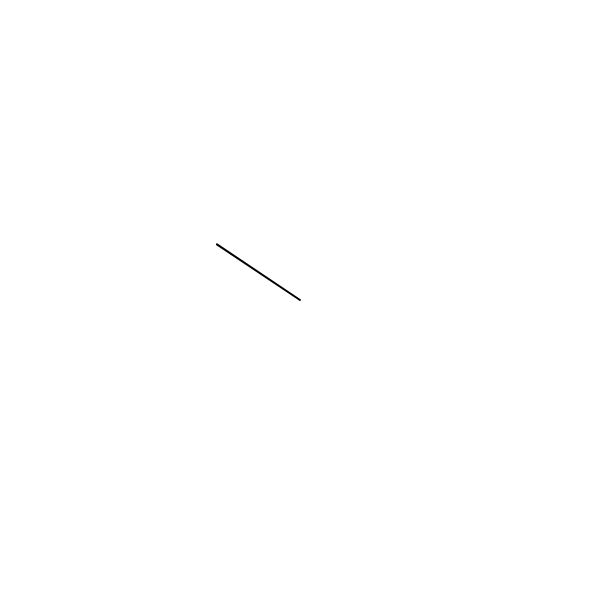
Frame 1 (no input)
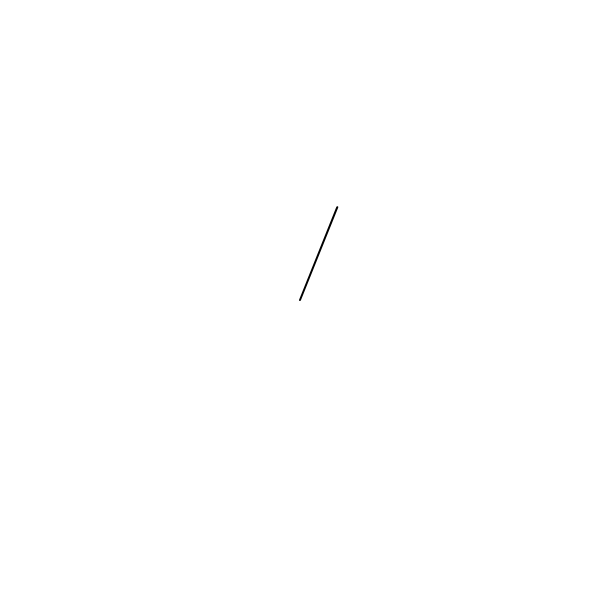
Frame 60 (no input)
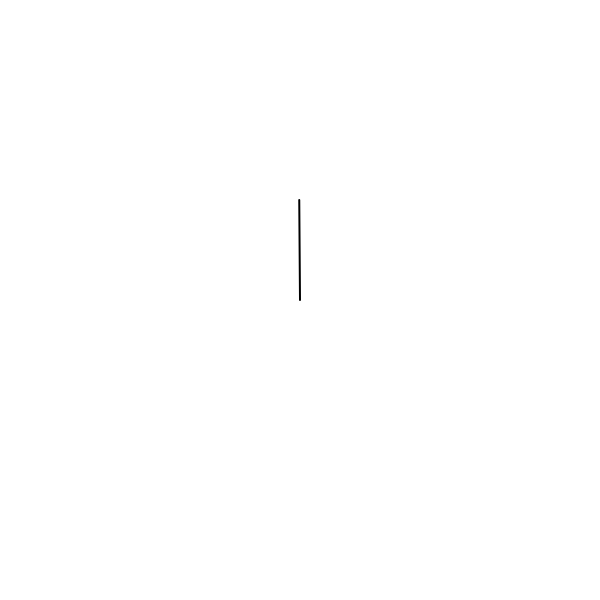
Frame 120 (the mouse pressed at the canvas centre since frame 60)

The p5.js sketch that drew these frames (run headless with seeded random() and noise() and a simulated clock; from frame 60 on, the mouse is pressed at the canvas centre):

// p5.js sketch
// ── sketch.js
var wind;
var angle;
var time = 1000;

function setup() {
	createCanvas(600,600);
}

function draw() {
	background(255);

	angle = map(noise(time),0,1,0,360);

	wind = p5.Vector.fromAngle(radians(angle));
	wind.mult(100);

	strokeWeight(2);
	line(300, 300, 300+wind.x, 300+wind.y);

	time += 0.01;

}
